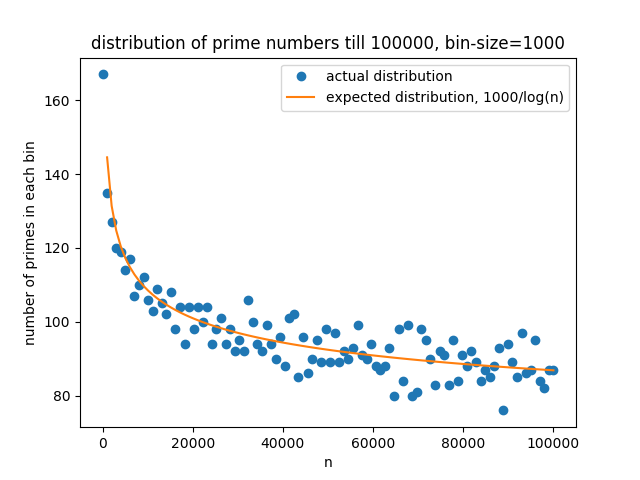

Write the Python code that produced this figure.
import math
import numpy as np
import matplotlib.pyplot as plt

def is_prime(n):
    if (n<2):
        print ("try a number >=2")
        return
    sqrtn = int(math.ceil(math.sqrt(n)))+1
    print(sqrtn)
    out = 1
    for i in range(2,sqrtn):
        if ( n%i==0 ):
            out = 0
            break
    return out
    
nprime = np.zeros(100,dtype=int)
num = 0
for j in range(100):
    if (j==0):
        jbeg = 2
    else:
         jbeg = j*1000   
    for k in range(jbeg,(j+1)*1000):
        num = num + 1
        if (is_prime(k)==1):
            nprime[j] = nprime[j]+1

x = np.linspace(1,100*100,100)
plt.plot(x,nprime,'o',label='actual distribution')
plt.plot(x,1000./np.log(x),label='expected distribution, 1000/log(n)')
plt.title('distribution of prime numbers till 100000, bin-size=1000')
plt.legend()
plt.xlabel('n')
plt.ylabel('number of primes in each bin')
plt.show()
